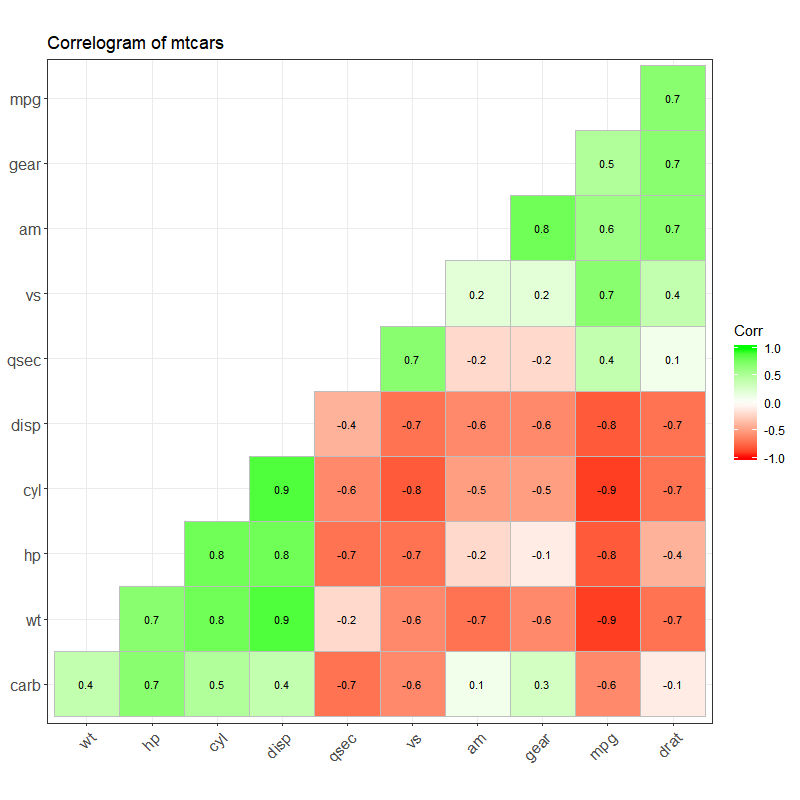

Generate this figure with R:
### CORRELOGRAM ###

# Import ggplot2 package
library(ggplot2)                        

# Import ggcorrplot package
library(ggcorrplot)                                   

# Name and read the data set file
df <- read.csv()         

# Set correlation variable
corr <- round(cor(df), 1)                          

gg <- ggcorrplot(corr,                                # name the plot and load correlation set             
                 hc.order = TRUE,                     # hc.order refers to the plot correlation order
                 type = "lower",                      # type refers to the position of the points
                 lab = TRUE,                          # lab refers to the points labels with data
                 lab_size = 3,                        # lab_size refers to the labels size (circle or square)
                 method = "square",                   # method refers to the points shape
                 colors = c("red","white","green"),   # set a vector for the colors to be used
                 title = "",                          # type in the plot title
                 ggtheme = theme_bw())                # set ggtheme

# Print plot
print(gg)                                             

# EXAMPLE

library(ggplot2)
library(ggcorrplot)

corr <- round(cor(mtcars),1)

gg <- ggcorrplot(corr, 
           hc.order = TRUE,
           type = "lower",
           lab = TRUE,
           lab_size = 3,
           method = "square",
           colors = c("red","white","green"),
           title = "Correlogram of mtcars",
           ggtheme = theme_bw())

print(gg)
